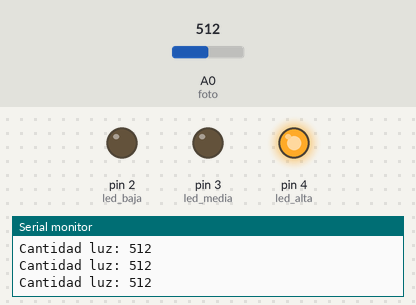
A sketch run on a simulated Arduino Uno, built with avr-gcc and run on an emulated ATmega328P. On the bench: output pins drawn as LEDs (lit = HIGH), the last lines printed to the serial monitor. Inputs (shaded band) come from the test bench; at power-on: A0 (foto) = 512.

Above: at 1.2 s.
1.3 s: A0 (foto) set to 407
4.3 s: A0 (foto) set to 382
At 4.9 s:
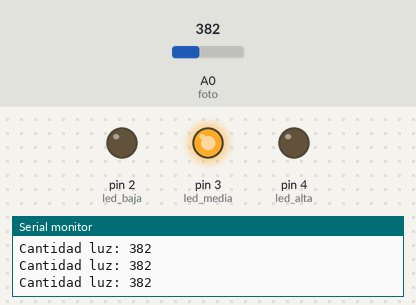
5.8 s: A0 (foto) set to 208
8.8 s: A0 (foto) set to 184
At 9.9 s:
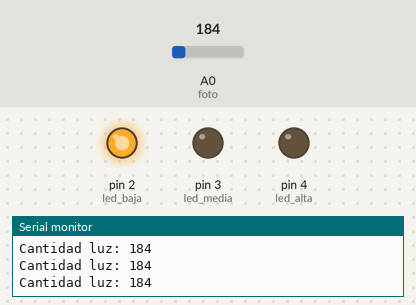
10.3 s: A0 (foto) set to 210
At 10.7 s:
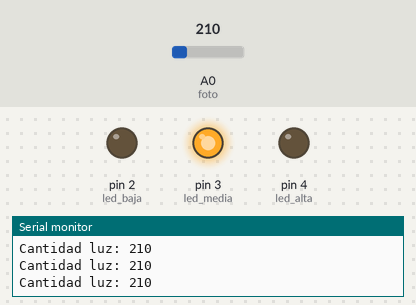
13.3 s: A0 (foto) set to 190
At 14.2 s:
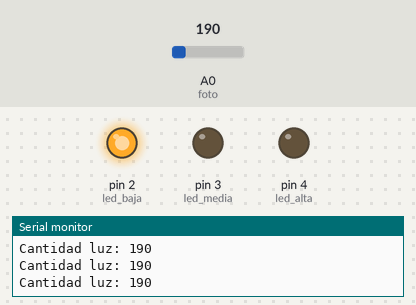
Timing chart, 0 to 15.8 s (numbered marks = the images above; inputs shaded):
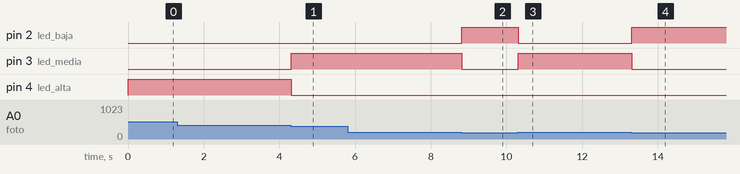

Measured:
- the behaviour switches between 400 and 399 on A0 (foto) (found by bisection; images 0 and 1)
- the behaviour switches between 200 and 199 on A0 (foto) (found by bisection; images 1 and 2)
- after the input at 4.3 s, pin 3 (led_media): LOW → HIGH at once; pin 4 (led_alta): HIGH → LOW at once
- after the input at 8.8 s, pin 2 (led_baja): LOW → HIGH at once; pin 3 (led_media): HIGH → LOW at once
- after the input at 10.3 s, pin 2 (led_baja): HIGH → LOW at once; pin 3 (led_media): LOW → HIGH at once
- after the input at 13.3 s, pin 2 (led_baja): LOW → HIGH at once; pin 3 (led_media): HIGH → LOW at once

The sketch:

lector_serial_fotosensible.ino
```cpp
int foto =0;
int valorfoto=0;
int led_baja=2;
int led_media=3;
int led_alta=4;
void setup() {
  pinMode(led_baja, OUTPUT);
  pinMode(led_media, OUTPUT);
  pinMode(led_alta, OUTPUT);
  Serial.begin(9600);
}

void loop() {
  digitalWrite(led_baja, LOW);
  digitalWrite(led_media, LOW);
  digitalWrite(led_alta, LOW);
  valorfoto= analogRead(foto);
  Serial.print("Cantidad luz: ");
  Serial.println(valorfoto);
  if(valorfoto<200){
    digitalWrite(led_baja, HIGH);
    }
   if(valorfoto>=200 and valorfoto<400){
    digitalWrite(led_media, HIGH);
    }
   if (valorfoto>=400){
    digitalWrite(led_alta, HIGH);
    }
  delay(20);


}
```
